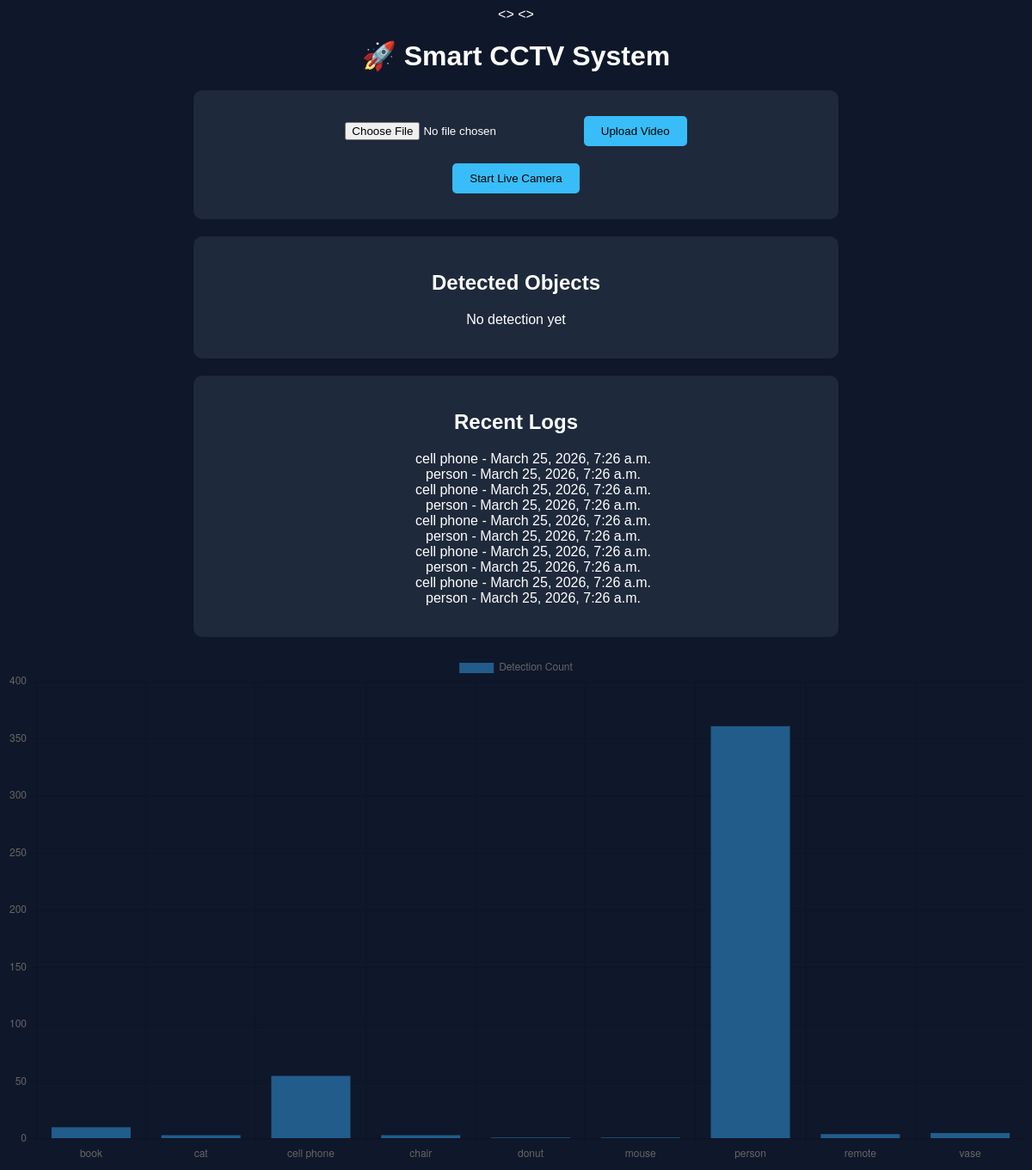
The app's page / (signed in), older data.
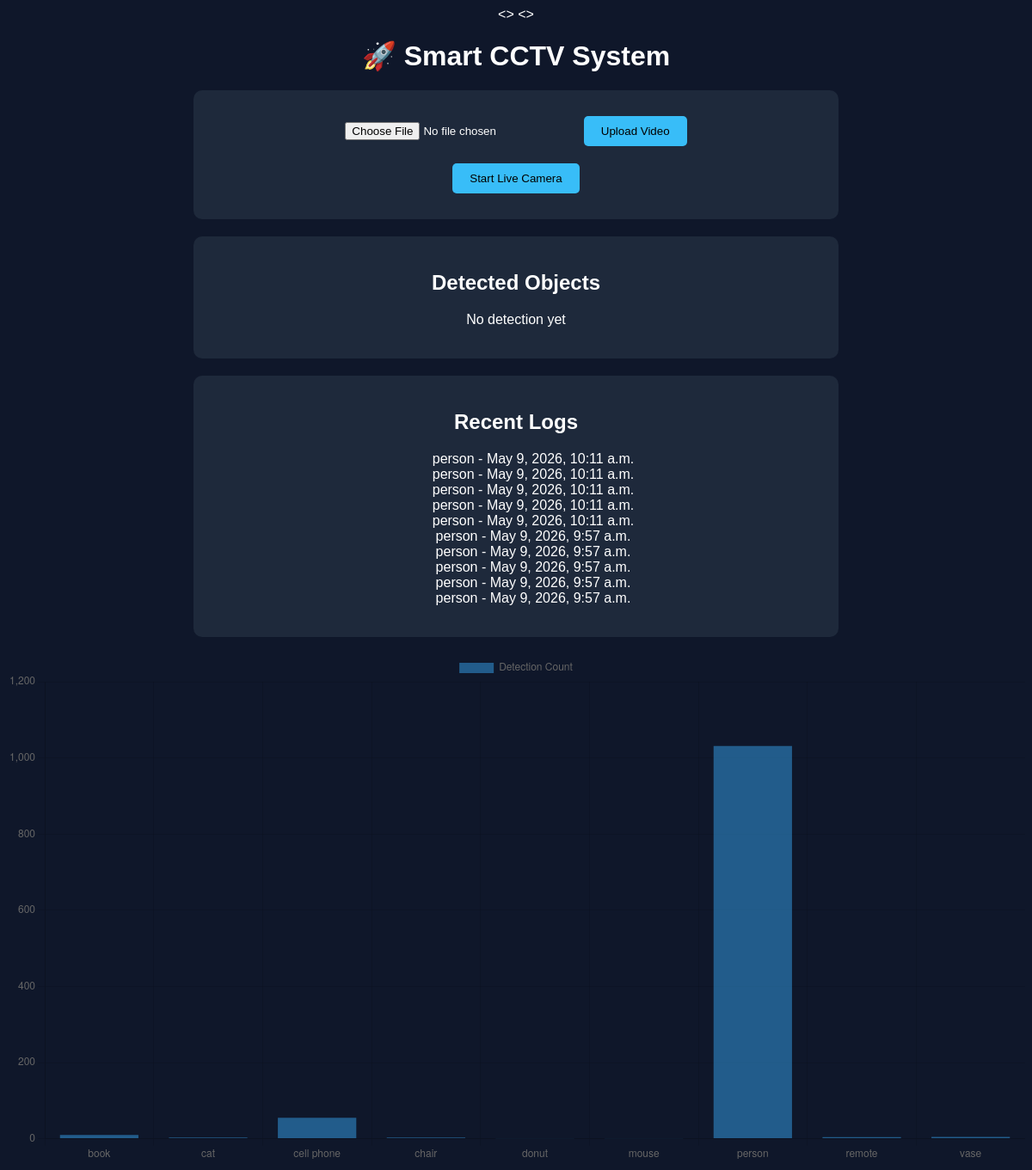
The same page, newer data.
### detector/models.py (models this page shows, shortened)
class Detection(models.Model):
    object_name = models.CharField(max_length=100)
    timestamp = models.DateTimeField(auto_now_add=True)

### detector/views.py (the view, shortened to what this page needs)
# urls.py: 2. Add a URL to urlpatterns:  path('', views.home, name='home')
@login_required
def home(request):
    result = None
    alert = None
    data = Detection.objects.all().order_by('-timestamp')[:10]
    chart_data = Detection.objects.values('object_name').annotate(count=Count('object_name'))
    return render(request, "index.html", {
    "result": result,
    "data": data,
    "alert": alert,
    "chart_data": chart_data
})

### templates/index.html (shortened to what this page needs)
<!DOCTYPE html>
<head>
</head>
<>
<h1>🚀 Smart CCTV System</h1>
<div class="card">
    <form method="POST" enctype="multipart/form-data">
        <input type="file" name="video">
        <button type="submit">Upload Video</button>
    </form>
    <form method="POST">
        <button name="live">Start Live Camera</button>
    </form>
</div>
<div class="card">
    <h2>Detected Objects</h2>
    {% if result %}
        <ul>
            {% for r in result %}
                <li>{{ r }}</li>
            {% endfor %}
        </ul>
    {% else %}
        <p>No detection yet</p>
    {% endif %}
</div>
<div class="card">
    <h2>Recent Logs</h2>
    <ul>
        {% for d in data %}
            <li>{{ d.object_name }} - {{ d.timestamp }}</li>
        {% endfor %}
    </ul>
</div>
<canvas id="chart" width="400" height="200"></canvas>
<script>
    const data = {
        labels: [{% for item in chart_data %}'{{ item.object_name }}',{% endfor %}],
        datasets: [{
            label: 'Detection Count',
            data: [{% for item in chart_data %}{{ item.count }},{% endfor %}],
        }]
    };
    new Chart(document.getElementById('chart'), {
        type: 'bar',
        data: data
    });
</script>
</body>
</html>

Row changes from the older to the newer data that the page shows:
no longer on this page (row unchanged): Detection: object_name "cell phone", timestamp "March 25, 2026, 7:26 a.m."
no longer on this page (row unchanged): Detection: object_name "person", timestamp "March 25, 2026, 7:26 a.m."
no longer on this page (row unchanged): Detection: object_name "cell phone", timestamp "March 25, 2026, 7:26 a.m."
no longer on this page (row unchanged): Detection: object_name "person", timestamp "March 25, 2026, 7:26 a.m."
no longer on this page (row unchanged): Detection: object_name "cell phone", timestamp "March 25, 2026, 7:26 a.m."
no longer on this page (row unchanged): Detection: object_name "person", timestamp "March 25, 2026, 7:26 a.m."
no longer on this page (row unchanged): Detection: object_name "cell phone", timestamp "March 25, 2026, 7:26 a.m."
no longer on this page (row unchanged): Detection: object_name "person", timestamp "March 25, 2026, 7:26 a.m."
no longer on this page (row unchanged): Detection: object_name "cell phone", timestamp "March 25, 2026, 7:26 a.m."
no longer on this page (row unchanged): Detection: object_name "person", timestamp "March 25, 2026, 7:26 a.m."
added Detection: object_name "person", timestamp "May 9, 2026, 10:11 a.m."
added Detection: object_name "person", timestamp "May 9, 2026, 10:11 a.m."
added Detection: object_name "person", timestamp "May 9, 2026, 10:11 a.m."
added Detection: object_name "person", timestamp "May 9, 2026, 10:11 a.m."
added Detection: object_name "person", timestamp "May 9, 2026, 10:11 a.m."
added Detection: object_name "person", timestamp "May 9, 2026, 9:57 a.m."
added Detection: object_name "person", timestamp "May 9, 2026, 9:57 a.m."
added Detection: object_name "person", timestamp "May 9, 2026, 9:57 a.m."
added Detection: object_name "person", timestamp "May 9, 2026, 9:57 a.m."
added Detection: object_name "person", timestamp "May 9, 2026, 9:57 a.m."
Text that changed along with them:
chart data {{ item.count }}: 10, 3, 55, 3, 1, 1, 361, 4, 5 → 10, 3, 55, 3, 1, 1, 1031, 4, 5
